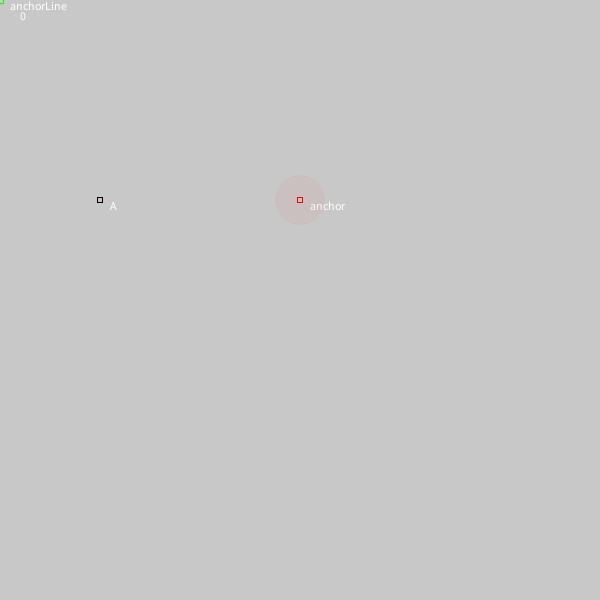
Frame 1 (no input)
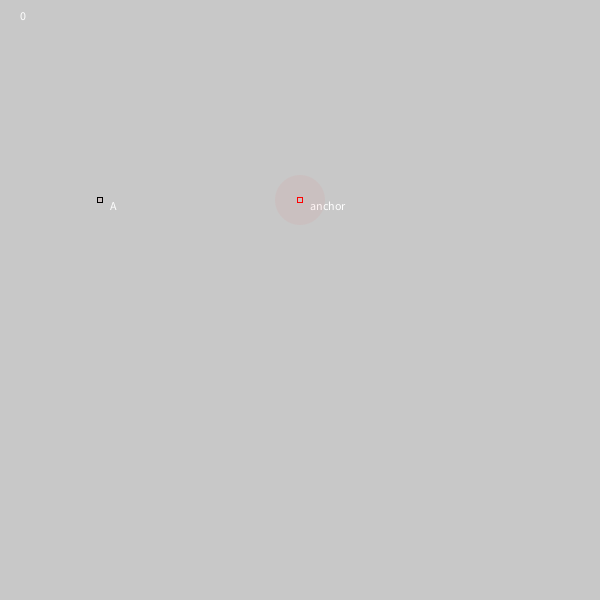
Frame 60 (the mouse pressed at the canvas centre just before this capture)
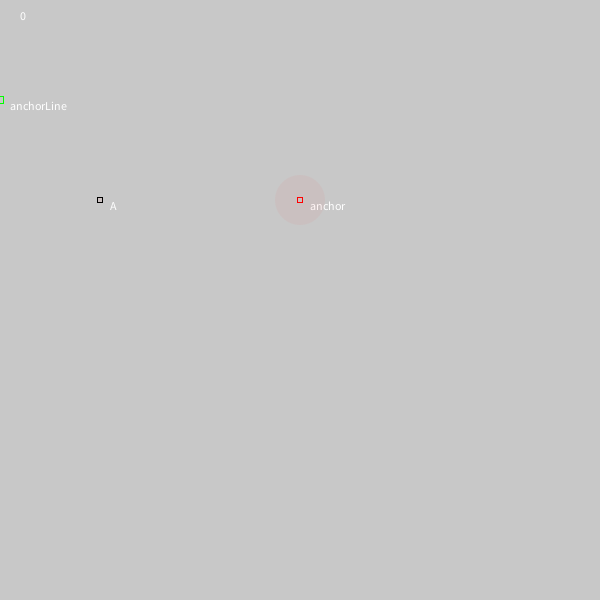
Frame 120 (the mouse held since frame 60 and released just before this capture)

The Processing sketch that drew these frames (run headless with seeded random() and noise(); from frame 60 on, the mouse is pressed at the canvas centre):

// Processing sketch: rotateVector
// ── rotateVector.pde
PVector anchor, position, beginPosition, P;
PVector tmp = new PVector(); // sukurk laikina vektoriu tranformacijom
PVector anchorLine; // vektorius nuo anchor pount iki P

float angle=0;
float startAngle=0;
float offsetAngle=0;
float startOffsetAngle=0;

boolean lockdrag = false;
int radius =50;

void draw()
{
  render();
  P.set(mouseX, mouseY);
  anchorLine = PVector.sub(P, anchor);
  text((int)degrees(offsetAngle),20,20);
}

void render()
{
  background(200);

  //anchor
  stroke(255, 0, 0);
  noFill();
  rect(anchor.x, anchor.y, 5, 5);
  text("anchor", anchor.x+10, anchor.y+10);


  fill(255, 0, 0, 10);
  noStroke();
  ellipse(anchor.x, anchor.y, radius, radius);
  
  // A point
  stroke(0);
  rect(position.x, position.y, 5, 5);
  fill(255);
  text("A", position.x+10, position.y+10);
  
  
  stroke(0, 255, 0);
  noFill();
  rect(anchorLine.x, anchorLine.y, 7, 7);
  fill(255);
  text("anchorLine", anchorLine.x+10, anchorLine.y+10);
}

void setup()
{
  size(600, 600);
  anchor = new PVector(width/2, height/3);
  position = new PVector(100, 200);
  anchorLine = new PVector();
  P = new PVector();
  beginPosition= new PVector();
  rectMode(CENTER);
  P = new PVector();
}


// ── interaction.pde

void mousePressed()
{
  // rotate
  startOffsetAngle = anchorLine.heading(); // OK

  beginPosition.set(position); // uzlockink A pozicija ir uzseivinka ja i beginPosition vektoriu
  tmp = PVector.sub(beginPosition, anchor);
  startAngle  = tmp.heading();
}

void mouseDragged()
{

  offsetAngle = anchorLine.heading() - startOffsetAngle; // OK kiek isviso rotate offsetas buvo atliktas pradedant nuo 0 (mousePressed) baigiant iki paskutinio moueDragged
  angle = startAngle + offsetAngle; // final rotation amount

  tmp = PVector.sub(beginPosition, anchor); // sukurk laikina (absolute position) vektoriu nuo anchoro iki A tashko 
  tmp.rotate(-tmp.heading()); // grazink i nuline pozicija
  tmp.rotate(angle); // ir dadek savo norima rorate amount
  tmp.add(anchor); // padek vektoriu atgal i vieta ekrane
  position.set(tmp); // updeiting originalu vektoriu pagal transformuota laikin
}
